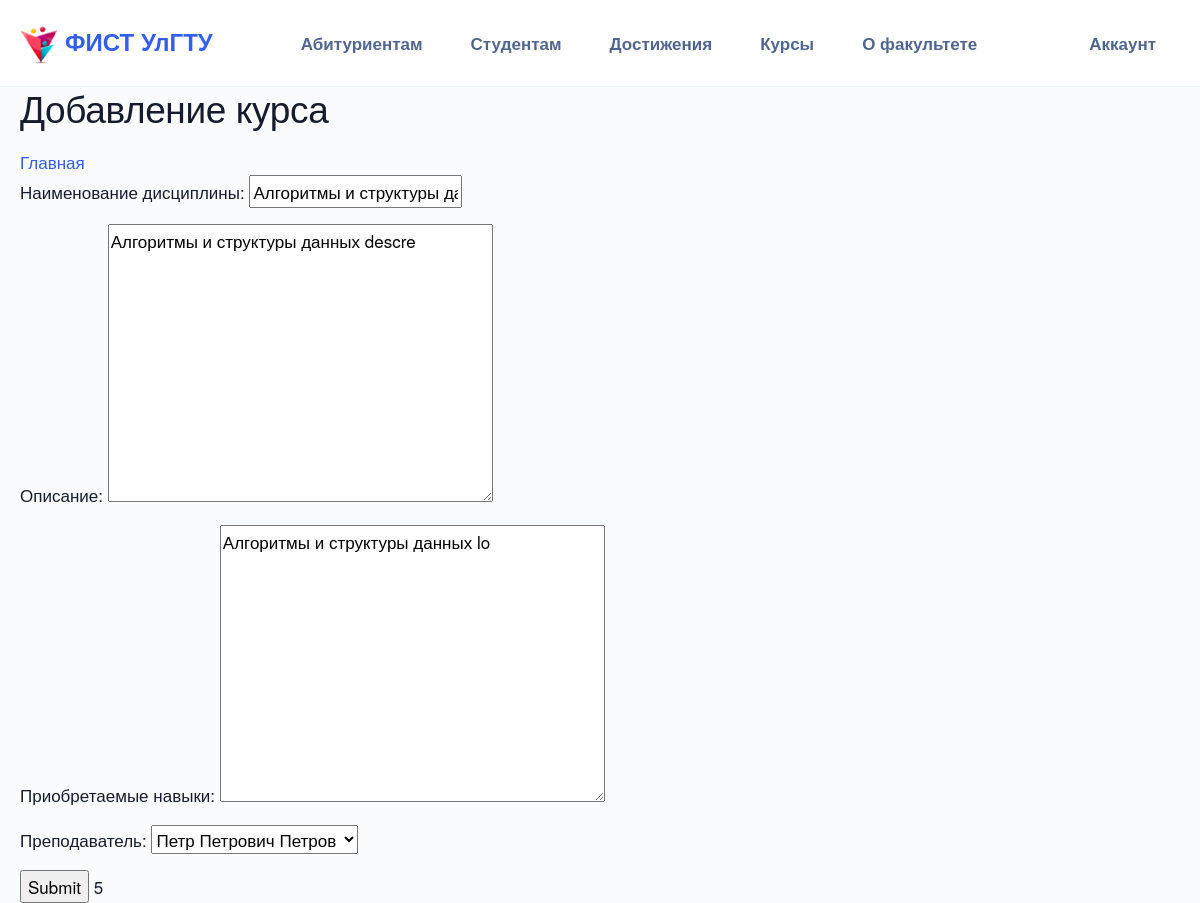
The page /persons/course/1/edit/ on the database as committed earlier.
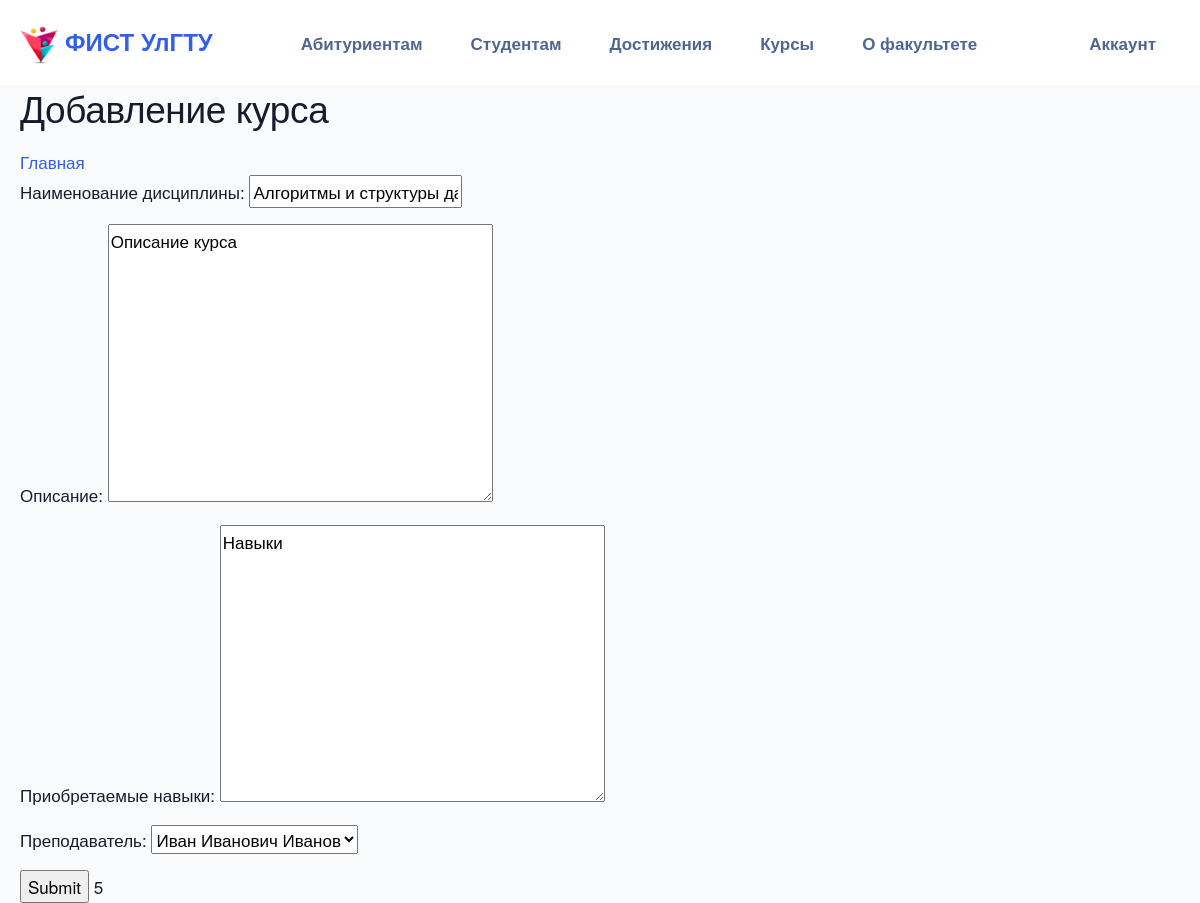
The same page on the database as committed later.
### persons/models.py (models this page shows)
class Course(models.Model):
	course_id = models.AutoField(primary_key=True)
	name = models.CharField(max_length=50, verbose_name="Наименование дисциплины", db_index=True)
	description = models.TextField(null=True, blank=True, verbose_name="Описание", validators=[validators.MinLengthValidator(10, message="Биография должна быть не короче 10 символов")])
	learning_outcomes = models.TextField(null=True, blank=True, verbose_name="Приобретаемые навыки")
	mooc_url = models.URLField(null=True, error_messages={'invalid': 'Неправильно указан URL адрес'})
	person_id = models.ForeignKey('Person', null=True, on_delete=models.PROTECT, verbose_name='Преподаватель')
	class Meta :
		verbose_name_plural = 'Дисциплины'
		verbose_name = 'Дисциплина'
		ordering= ['name']

class Person(models.Model):
	person_id = models.AutoField(primary_key=True)
	first_name = models.CharField(max_length=50, verbose_name="Имя")
	last_name = models.CharField(max_length=50, verbose_name="Фамилия")
	patronymic = models.CharField(max_length=50, null=True, blank=True)
	bio = models.TextField(null=True, blank=True, validators=[validators.MinLengthValidator(10, message="Биография должна быть не короче 10 символов")])
	email = models.EmailField(null=True, verbose_name="email адрес")
	publications = models.TextField(null=True, blank=True)
	photo = models.ImageField(upload_to ='uploads/', null=True, blank=True)
	def __str__(self):
		return f"{self.first_name} {self.patronymic} {self.last_name}"
	class Meta:
		verbose_name_plural='Преподаватели'
		verbose_name = 'Преподаватель'
		ordering = ['-last_name']

### persons/views.py (the view, shortened to what this page needs)
# urls.py: path('course/<slug:pk>/edit/', CourseUpdateView.as_view(), name="update_course"),
class CourseUpdateView(UpdateView):
	template_name = 'persons/create_course.html'
	model = Course
	form_class = CourseForm
	def get_context_data (self, **kwargs):
		context = super().get_context_data(**kwargs)
		context['dummy'] = 5
		return context

### persons/forms.py
class CourseForm(ModelForm) :
    class Meta:
        model = Course
        fields = ('course_id', 'name', 'description', 'learning_outcomes', 'person_id')

### persons/templates/persons/create_course.html (shortened to what this page needs)
{% extends "header.html" %}
{% block content %}
<h1>Добавление курса</h1>
<div>
    <a href=" {% url 'persons:index' %} ">Главная</a>
    <form method="post">
        {{ form.as_p }}
    <input type="submit" vаluе="Сохранить" />
    {{ dummy }}
</div>
{% endblock %}

Rows that differ between the two databases and show on the page:
removed Person: person_id "Петр Петрович Петров"
changed Course "Алгоритмы и структуры данных": description "Алгоритмы и структуры данных descre" → "Описание курса"; learning_outcomes "Алгоритмы и структуры данных lo" → "Навыки"
now on this page (row edited): Person: person_id "Иван Иванович Иванов"
